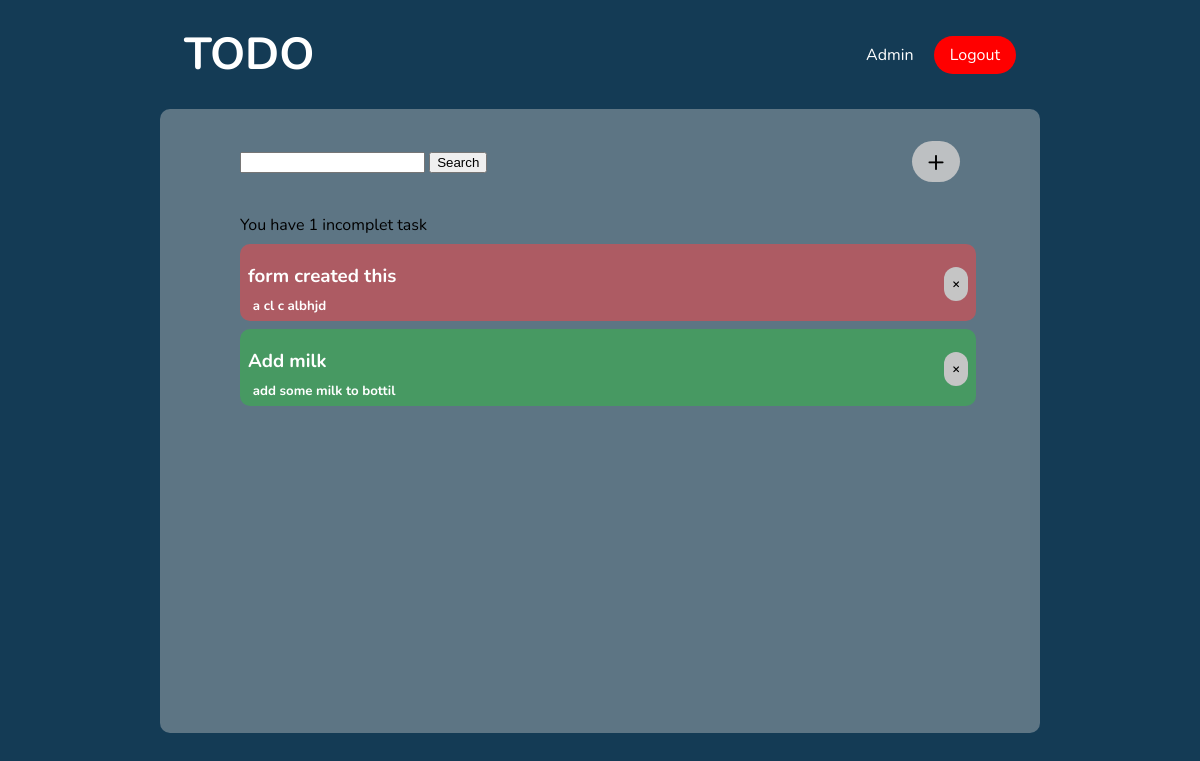
The app's page / (signed in), older data.
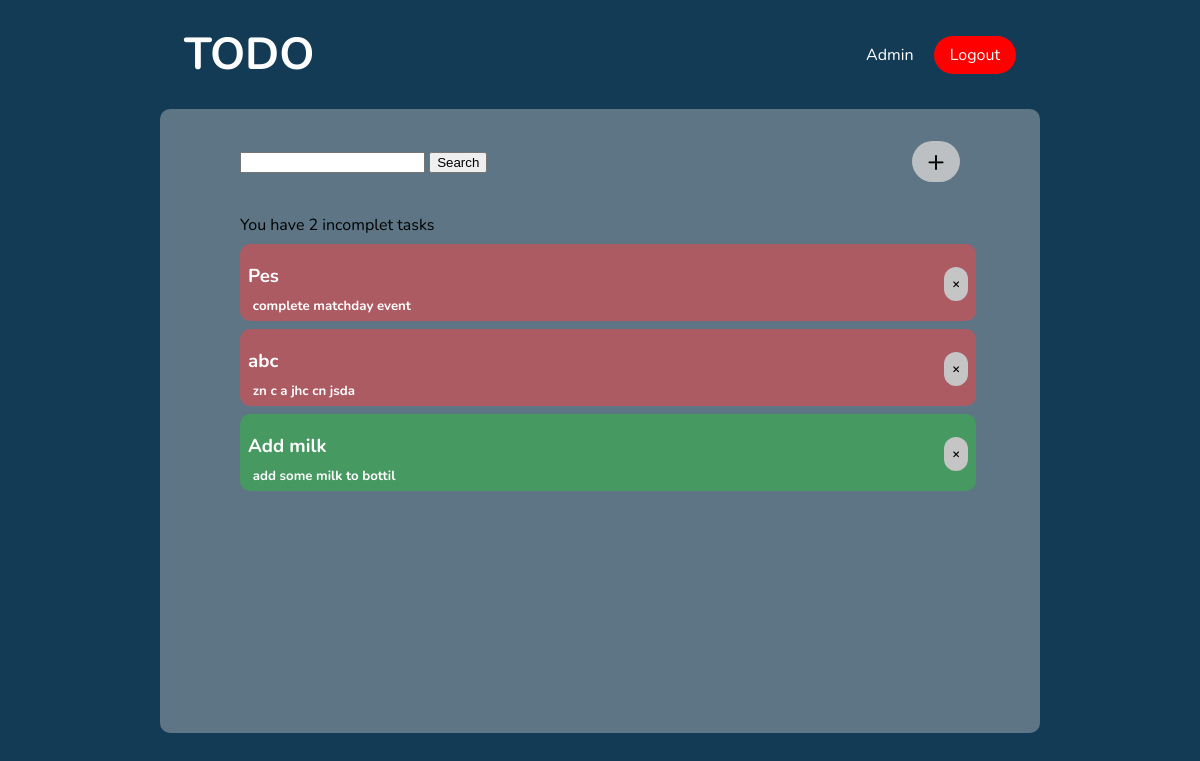
The same page, newer data.
### app_todo/models.py (models this page shows, shortened)
class Task(models.Model):
    user = models.ForeignKey(User, on_delete=models.CASCADE, null=True, blank=True)
    title = models.CharField(max_length=200)
    description = models.TextField( null=True, blank=True)
    complete = models.BooleanField(default=False)
    create = models.DateField(auto_now_add=True)
    class Meta:
        ordering = ['complete']

### app_todo/views.py (the view)
# urls.py: path('',TaskList.as_view(),name='tasks'),
class TaskList(LoginRequiredMixin, ListView):
    model = Task
    context_object_name = 'tasks'
    def get_context_data(self, **kwargs):
        context = super().get_context_data(**kwargs)
        context['tasks'] = context['tasks'].filter(user=self.request.user)
        context['count'] = context['tasks'].filter(complete=False).count()
        search_input = self.request.GET.get('search-area') or ''
        if search_input:
            context['tasks'] = context['tasks'].filter(
                title__icontains=search_input)
        return context

### app_todo/templates/app_todo/task_list.html (shortened to what this page needs)
<!DOCTYPE html>
<html lang="en">
<head>
</head>
<body>
    <div class='header'>
        <a href="{% url 'tasks' %}">
            <h1 class="logo">TODO</h1>
        </a>
        <div class="profile-section">
            {% if request.user.is_authenticated %}
            <a href="#" class="profile">
                {{ request.user|title }}
            </a>
            <a href="{% url 'logout' %}" class="btn">Logout</a>
            {% else %}
            <a href="{% url 'login' %}" class="btn">Login</a>
            <a href="{% url 'register' %}" class="btn">Register</a>
            {% endif %}
        </div>
    </div>
    <div class="container">
        <div class="sub_header">
            <form method="GET">
                <div class="search">
                    <input type="text" name="search-area">
                    <input type="submit" value="Search">
                </div>
            </form>
            <a href="{% url 'task-create' %}" class="add_task">+</a>
        </div>
        <div class="items">
            <div>You have {{count}} incomplet task{{count|pluralize:"s"}}</div>
            {% for task in tasks %}
            <div>
                {% if task.complete %}
                <div class="item_complete">
                    <div>
                        <h3><a href="{% url 'task-update' task.id %}">{{task.title}}</a></h3>
                        <h5>{{task.description}}</h5>
                    </div>
                    <div>
                        <a href="{% url 'task-delete' task.id %}" class="operations">&#215;</a>
                    </div>
                </div>
                {% else %}
                <div class="item_incomplete">
                    <div>
                        <h3><a href="{% url 'task-update' task.id %}">{{task.title}}</a></h3>
                        <h5>{{task.description}}</h5>
                    </div>
                    <div>
                        <a href="{% url 'task-delete' task.id %}" class="operations">&#215;</a>
                    </div>
                </div>
                {% endif %}
            </div>
            {% empty %}
            <h4>No items in list</h4>
            {% endfor %}
        </div>
    </div>
</body>
</html>

### app_todo/templates/app_todo/task_list.html (style rules this page uses)
.header { padding: 0 10rem; margin: 1.5rem; display: flex; justify-content: space-between; align-items: center; }
.logo { color: white; font-size: 2.8rem; font-weight: bold; }
.profile { text-decoration: none; color: white; }
.btn { color: white; background-color: rgb(255, 0, 0); border-radius: 900px; padding: .5rem 1rem; margin-left: 1rem; }
a { text-decoration: none; color: white; }
body { background-color: #143b55; padding: 0; margin: 0; font-family: 'Nunito', sans-serif; }
.container { margin: 0 10rem; padding: 2rem 5rem; background-color: rgba(204, 204, 204, 0.397); border-radius: 10px; min-height: 70vh; }
h1 { margin: 0; }
.sub_header { margin: 0; display: flex; justify-content: space-between; align-items: center; margin-bottom: 2rem; }
.add_task { padding: 0; align-items: center; text-align: center; width: 3rem; color: rgb(0, 0, 0); background-color: rgba(204, 204, 204, 0.87); border-radius: 100px; font-size: 30px; }
.item_complete { display: flex; width: 100%; justify-content: space-between; align-items: center; background-color: #09ff0042; margin-top: .5rem; border-radius: 10px; padding: 0 .5rem; color: white; }
.item_incomplete { display: flex; width: 100%; justify-content: space-between; align-items: center; background-color: #ff41417e; margin-top: .5rem; border-radius: 10px; padding: 0 .5rem; color: white; }
h5 { margin-left: .3rem; margin-top: .5rem; margin-bottom: .4rem; }
h3 { margin-bottom: 0; }
.operations { padding: .5rem .5rem; color: rgb(0, 0, 0); background-color: rgb(197, 197, 197); border-radius: 100px; margin-left: 1rem; font-weight: bold; font-size: small; }

Row changes from the older to the newer data that the page shows:
removed Task: title "form created this", description "a cl c albhjd"
added Task: title "Pes", description "complete matchday event"
added Task: title "abc", description "zn c a jhc cn jsda"
Text that changed along with them:
{{ count }}: "1" → "2"
